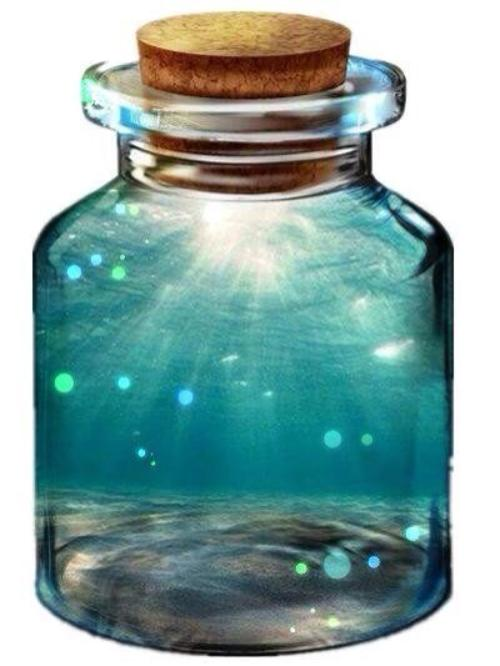
#> input picture Backend/src/waste/aaa.jpg, 500 x 666 px, given in place of the camera
$ python opencvtest.py   (older library calls are emulated)
#> lines starting #> are read from the running program, lines starting #| are printed output that depends on the picture
import cv2
import time

camera = cv2.VideoCapture(0)
if camera is None:
    print('请先连接摄像头')
    exit()

camera.set(cv2.CAP_PROP_FRAME_WIDTH, 640)
camera.set(cv2.CAP_PROP_FRAME_HEIGHT, 480)

fps = 1 # 帧率
pre_frame = None  # 总是取前一帧做为背景（不用考虑环境影响）

play_music = False

while True:
    start = time.time()
    res, cur_frame = camera.read()
#> cur_frame is the input picture: shape (666, 500, 3); mean B, G, R 164.1, 167, 135.3
    # print(cur_frame.shape)
    if res != True:
        break
    end = time.time()
    seconds = end - start
    if seconds < 1.0/fps:
        time.sleep(1.0/fps - seconds)
    """
    cv2.imshow('img', cur_frame)
    key = cv2.waitKey(30) & 0xff
    if key == 27:
        break
    """
    gray_img = cv2.cvtColor(cur_frame, cv2.COLOR_BGR2GRAY)
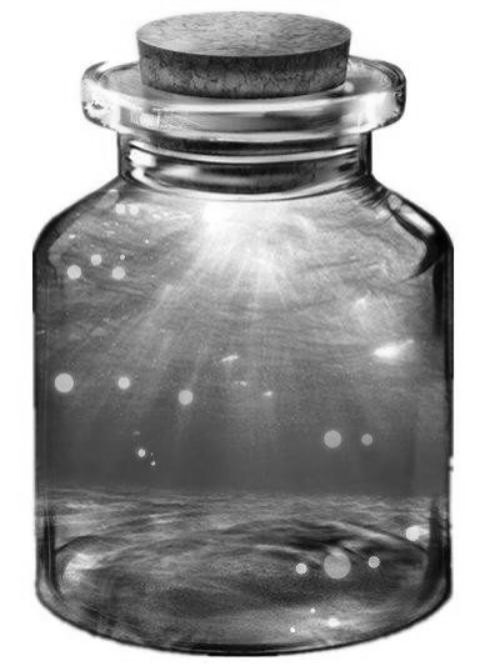
#> gray_img: shape (666, 500); min 0, max 255, mean 157.2
    gray_img = cv2.resize(gray_img, (500, 500))
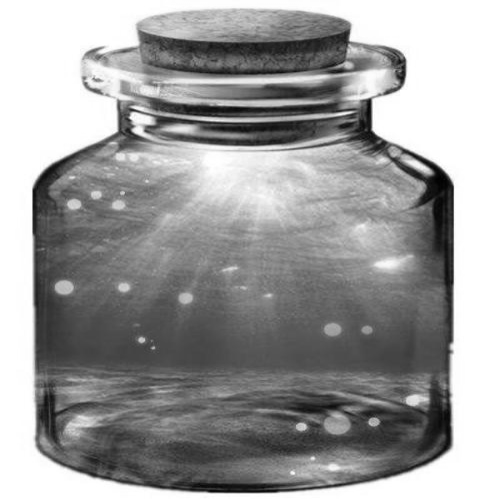
#> gray_img: shape (500, 500); min 0, max 255, mean 157.1
    gray_img = cv2.GaussianBlur(gray_img, (21, 21), 0)
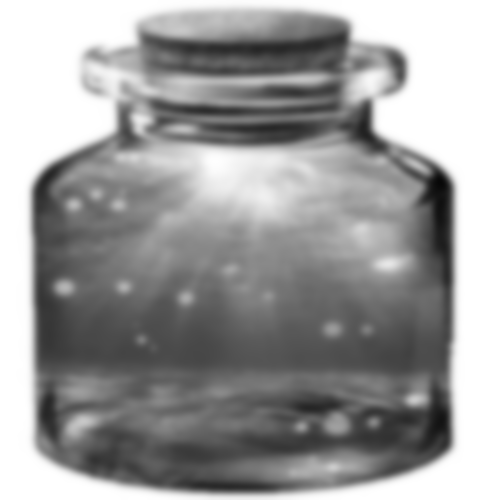
#> gray_img: shape (500, 500); min 7, max 255, mean 157.1

    if pre_frame is None:
        pre_frame = gray_img
    else:
        img_delta = cv2.absdiff(pre_frame, gray_img)  # 取delta
        thresh = cv2.threshold(img_delta, 25, 255, cv2.THRESH_BINARY)[1]  # 图像阈值处理 转化为 0 1
        thresh = cv2.dilate(thresh, None, iterations=2)  # 膨胀操作
        image, contours, hierarchy = cv2.findContours(thresh.copy(), cv2.RETR_EXTERNAL, cv2.CHAIN_APPROX_SIMPLE)  # 查找轮廓
        # print('image', image)
        # print('contours', contours)
        # print('hierarchy', hierarchy)
        print(len(contours))

        for c in contours:
            if cv2.contourArea(c) < 1000: # 设置敏感度
                continue
            else:
                #print(cv2.contourArea(c))
                print("前一帧和当前帧不一样了, 有什么东西在动!")
                play_music = True
                break

        pre_frame = gray_img

camera.release()
cv2.destroyAllWindows()
